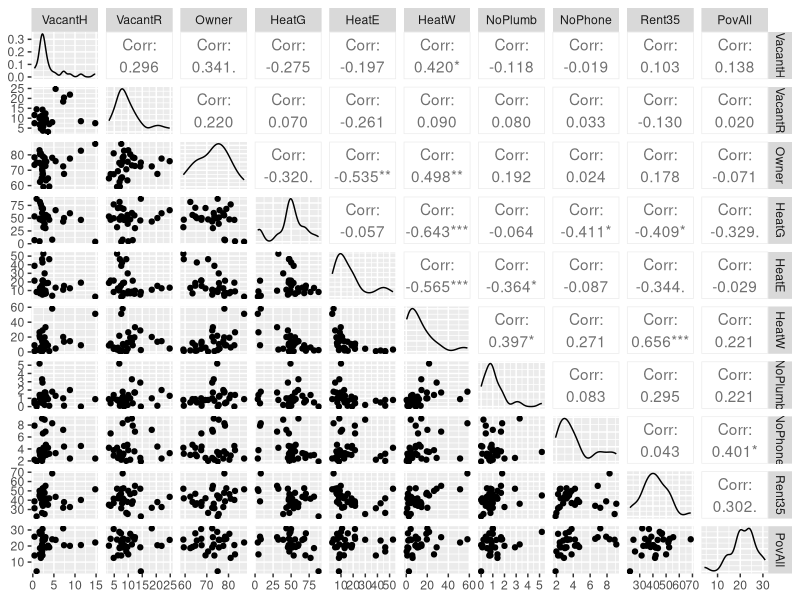
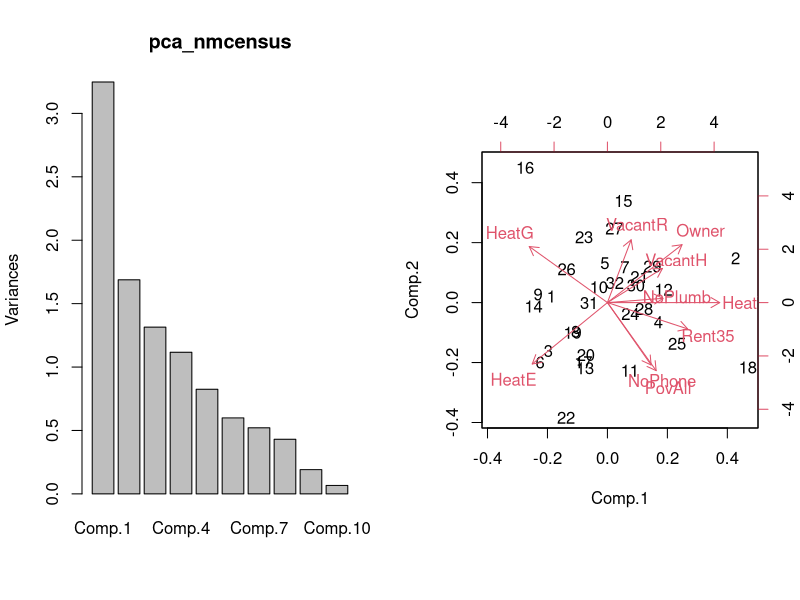
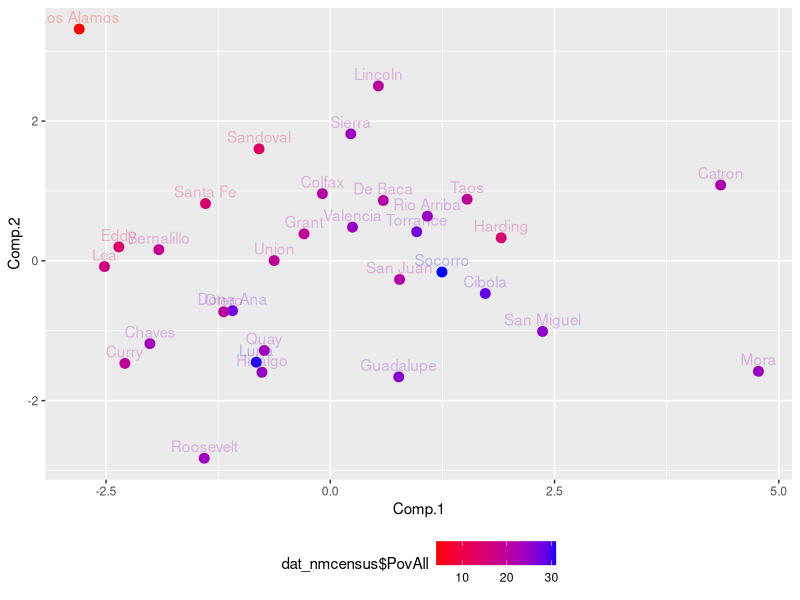
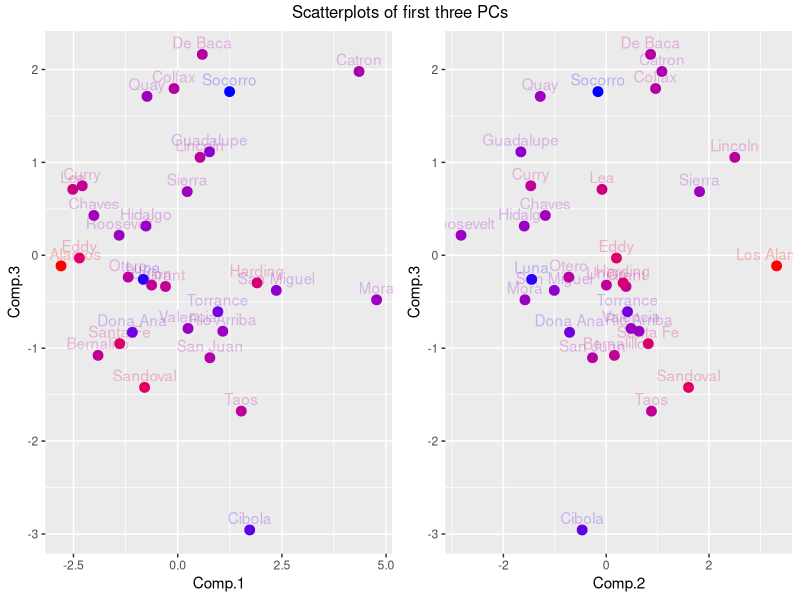

These charts were generated, in order, by the following R code:
## ---- chunk 1
# I set some GLOBAL R chunk options here.
#   (to hide this message add "echo=FALSE" to the code chunk options)

knitr::opts_chunk$set(comment = NA, message = FALSE, warning = FALSE, width = 100)
knitr::opts_chunk$set(fig.align = "center", fig.height = 4, fig.width = 6)
## ---- chunk 2
library(tidyverse)

# First, download the data to your computer,
#   save in the same folder as this Rmd file.

# read the data
dat_nmcensus <-
  read_csv(
    "ADA2_CL_21_PCA_NMCensusPovertyHousingCharacteristics_DP04.csv"
  , skip = 1
  ) %>%
  rename(
    # Shorter column names
    "Area"     = "area"
  , "County"   = "county"
  , "Year"     = "periodyear"
  , "VacantH"  = "Homeowner vacancy rate"
  , "VacantR"  = "Rental vacancy rate"
  , "Owner"    = "Owner-occupied"
  , "Renter"   = "Renter-occupied"
  , "HeatG"    = "Utility gas"
  , "HeatE"    = "Electricity"
  , "HeatW"    = "Wood"
  , "NoPlumb"  = "Lacking complete plumbing facilities"
  , "NoPhone"  = "No telephone service available"
  , "Rent35"   = "rentover35"
  , "PovAll"   = "est_percent"
  , "PovChild" = "child_percent"
  , "PovFam"   = "fam_percent"
  ) %>%
  filter(
    # remove state average, use county-level
    Area != 0
  )

# remove column attributes from read_csv()
attr(dat_nmcensus, "spec") <- NULL

# columns to use for analysis,
use_col_ind <- c(4:6, 8:14)
use_col_names <- names(dat_nmcensus)[use_col_ind]
use_col_names

str(dat_nmcensus)
## ---- chunk 3
dat_nmcensus <-
  dat_nmcensus %>%
  filter(
    !Area %in% c(31)
  ) %>%
  mutate(across(Rent35, ~ ifelse(County == "De Baca", mean(.x), .x)))

## ---- chunk 4
# Scatterplot matrix
library(ggplot2)
library(GGally)
p <-
  ggpairs(
    dat_nmcensus %>% select(use_col_names)
  )
print(p)
## ---- chunk 5
pca_nmcensus <-
  princomp(
    dat_nmcensus[, use_col_ind]
  , cor = TRUE
  )
summary(pca_nmcensus)

pca_nmcensus %>% loadings() %>% print(cutoff = 0.2) # cutoff = 0 to show all values

par(mfrow=c(1,2))
screeplot(pca_nmcensus)
biplot(pca_nmcensus)
par(mfrow=c(1,1))
## ---- chunk 6
library(ggplot2)
p1 <- ggplot(as.data.frame(pca_nmcensus$scores), aes(x = Comp.1, y = Comp.2, colour = dat_nmcensus$PovAll))
p1 <- p1 + scale_colour_gradientn(colours=c("red", "blue"))
p1 <- p1 + geom_text(aes(label = dat_nmcensus$County), vjust = -0.5, alpha = 0.25)
p1 <- p1 + geom_point(size = 3)
p1 <- p1 + theme(legend.position="bottom")
p2 <- ggplot(as.data.frame(pca_nmcensus$scores), aes(x = Comp.1, y = Comp.3, colour = dat_nmcensus$PovAll))
p2 <- p2 + scale_colour_gradientn(colours=c("red", "blue"))
p2 <- p2 + geom_text(aes(label = dat_nmcensus$County), vjust = -0.5, alpha = 0.25)
p2 <- p2 + geom_point(size = 3)
p2 <- p2 + theme(legend.position="none")
p3 <- ggplot(as.data.frame(pca_nmcensus$scores), aes(x = Comp.2, y = Comp.3, colour = dat_nmcensus$PovAll))
p3 <- p3 + scale_colour_gradientn(colours=c("red", "blue"))
p3 <- p3 + geom_text(aes(label = dat_nmcensus$County), vjust = -0.5, alpha = 0.25)
p3 <- p3 + geom_point(size = 3)
p3 <- p3 + theme(legend.position="none")

print(p1)
## ---- chunk 7
library(gridExtra)
grid.arrange(grobs = list(p2, p3), nrow=1, top = "Scatterplots of first three PCs")

#### For a rotatable 3D plot, use plot3d() from the rgl library
# ##   This uses the R version of the OpenGL (Open Graphics Library)
# library(rgl)
# plot3d(x = pca_nmcensus$scores[,"Comp.1"]
#      , y = pca_nmcensus$scores[,"Comp.2"]
#      , z = pca_nmcensus$scores[,"Comp.3"])
## ---- chunk 8
dat_nmcensus %>% filter(County == "Los Alamos") %>% print(n = Inf, width = Inf)
## ---- chunk 9
# check after you describe it using the PCs
#dat_nmcensus %>% filter(County == "Bernalillo") %>% print(n = Inf, width = Inf)
## ---- chunk 10
# check after you describe it using the PCs
#dat_nmcensus %>% filter(County == "Mora") %>% print(n = Inf, width = Inf)
## ---- chunk 11
# check after you describe it using the PCs
#dat_nmcensus %>% filter(County == "Roosevelt") %>% print(n = Inf, width = Inf)
